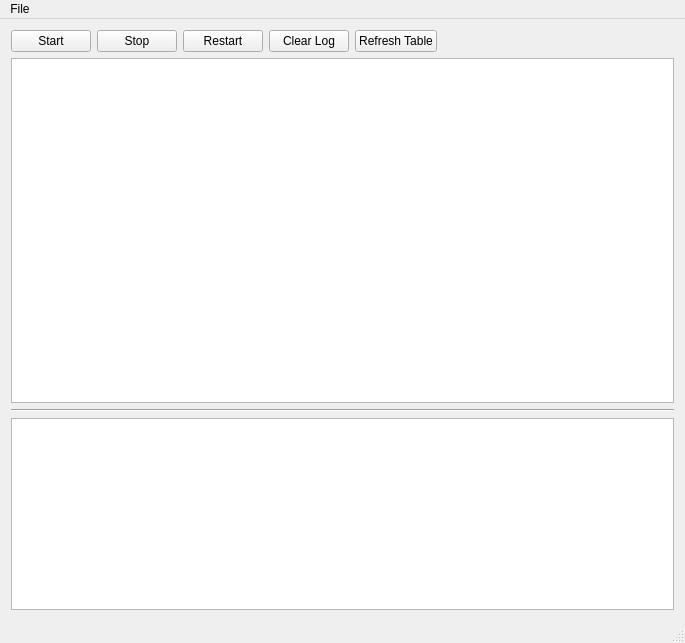
<?xml version="1.0" encoding="UTF-8"?>
<ui version="4.0">
 <class>MainWindow</class>
 <widget class="QMainWindow" name="MainWindow">
  <property name="geometry">
   <rect>
    <x>0</x>
    <y>0</y>
    <width>685</width>
    <height>643</height>
   </rect>
  </property>
  <property name="windowTitle">
   <string>Hv2ray</string>
  </property>
  <widget class="QWidget" name="centralWidget">
   <property name="sizePolicy">
    <sizepolicy hsizetype="Preferred" vsizetype="Preferred">
     <horstretch>0</horstretch>
     <verstretch>0</verstretch>
    </sizepolicy>
   </property>
   <layout class="QGridLayout" name="gridLayout_2">
    <item row="0" column="0">
     <layout class="QGridLayout" name="gridLayout" rowstretch="0,2,0,0" columnstretch="2,1">
      <item row="0" column="0" colspan="2">
       <layout class="QHBoxLayout" name="horizontalLayout" stretch="1,1,1,1,1,4">
        <item>
         <widget class="QPushButton" name="startButton">
          <property name="text">
           <string>Start</string>
          </property>
         </widget>
        </item>
        <item>
         <widget class="QPushButton" name="stopButton">
          <property name="text">
           <string>Stop</string>
          </property>
         </widget>
        </item>
        <item>
         <widget class="QPushButton" name="restartButton">
          <property name="text">
           <string>Restart</string>
          </property>
         </widget>
        </item>
        <item>
         <widget class="QPushButton" name="clbutton">
          <property name="text">
           <string>Clear Log</string>
          </property>
         </widget>
        </item>
        <item>
         <widget class="QPushButton" name="rtButton">
          <property name="text">
           <string>Refresh Table</string>
          </property>
         </widget>
        </item>
        <item>
         <spacer name="horizontalSpacer">
          <property name="orientation">
           <enum>Qt::Horizontal</enum>
          </property>
          <property name="sizeHint" stdset="0">
           <size>
            <width>40</width>
            <height>20</height>
           </size>
          </property>
         </spacer>
        </item>
       </layout>
      </item>
      <item row="2" column="0" colspan="2">
       <widget class="Line" name="line">
        <property name="orientation">
         <enum>Qt::Horizontal</enum>
        </property>
       </widget>
      </item>
      <item row="1" column="0" colspan="2">
       <widget class="QTableView" name="configTable">
        <property name="showGrid">
         <bool>true</bool>
        </property>
       </widget>
      </item>
      <item row="3" column="0" colspan="2">
       <widget class="QTextBrowser" name="logText"/>
      </item>
     </layout>
    </item>
   </layout>
  </widget>
  <widget class="QMenuBar" name="menuBar">
   <property name="geometry">
    <rect>
     <x>0</x>
     <y>0</y>
     <width>685</width>
     <height>23</height>
    </rect>
   </property>
   <widget class="QMenu" name="menuFile">
    <property name="title">
     <string>File</string>
    </property>
    <widget class="QMenu" name="menuNew">
     <property name="title">
      <string>New</string>
     </property>
     <widget class="QMenu" name="menuFrom">
      <property name="title">
       <string>From</string>
      </property>
      <addaction name="actionVmess"/>
      <addaction name="actionExisting_config"/>
     </widget>
     <addaction name="actionEdit"/>
     <addaction name="menuFrom"/>
    </widget>
    <addaction name="menuNew"/>
    <addaction name="actionSubscribe"/>
    <addaction name="actionPreferences"/>
    <addaction name="actionExit"/>
   </widget>
   <addaction name="menuFile"/>
  </widget>
  <widget class="QStatusBar" name="statusBar"/>
  <action name="actionEdit">
   <property name="text">
    <string>Edit</string>
   </property>
  </action>
  <action name="actionVmess">
   <property name="text">
    <string>Vmess</string>
   </property>
  </action>
  <action name="actionExisting_config">
   <property name="text">
    <string>Existing config</string>
   </property>
  </action>
  <action name="actionExit">
   <property name="text">
    <string>Exit</string>
   </property>
  </action>
  <action name="actionPreferences">
   <property name="text">
    <string>Preferences</string>
   </property>
  </action>
  <action name="actionSubscribe">
   <property name="text">
    <string>Subscribe</string>
   </property>
  </action>
 </widget>
 <layoutdefault spacing="6" margin="11"/>
 <resources/>
 <connections/>
</ui>
